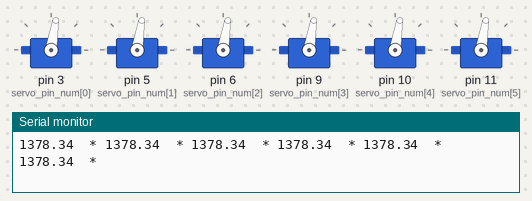
The sketch below on a simulated Arduino Uno, built with avr-gcc and run on an emulated ATmega328P. Parts: 6 × servo, the last lines printed to the serial monitor.

Above: at 4.05 s.
At 26.65 s:
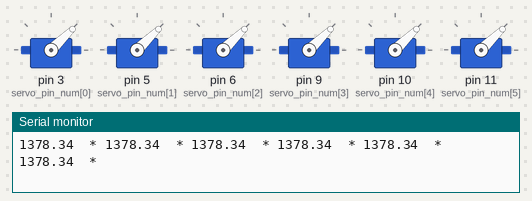
Timing chart, 0 to 33.5 s (numbered marks = the images above):
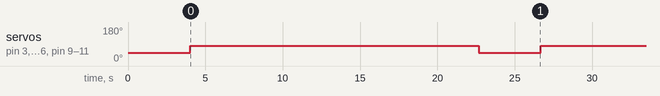

Measured:
- by itself, servo on pin 3 (servo_pin_num[0]), servo on pin 5 (servo_pin_num[1]), servo on pin 6 (servo_pin_num[2]), servo on pin 9 (servo_pin_num[3]), servo on pin 10 (servo_pin_num[4]), servo on pin 11 (servo_pin_num[5]): alternates 81° for 18.7 s and 44° for 4.0 s

The sketch:

circle.ino
```cpp
/*
This program controls the motion of the STEWART PLATFORM and contain its inverse kinematics

*/


// includes the library that Provides an option to use servo motors
#include <Servo.h>

//ref_servo: defining sero's and the final name we will use to refer to our servos in physical structure
Servo ref_servo[6];

//servo_pin_num: an array storing pin number that we are going to assign to the servo mototrs
const int servo_pin_num[] = {3,5,6,9,10,11};

//servo_zero: not Extended position of each servo
const int servo_zero[6]={1000,1000,1000,1000,1000,1000};

/*
low_mpoints: co-ordinate of lower mounting points of ref_servo [x,y,z][ref_servo]
top_mpoints: co-ordinate of upper mounting points of ref_servo [x,y,z][ref_servo]
diff_low_up: diffrence in the co-ordinates of the lower and upper mounting point of ref_servo [dx,dy,dz][ref_servo]
dist_low_up: distance between upper and lower mounting points of the ref_servo [ref_servo distance]


*/
float low_mpoints[3][6], top_mpoints[3][6], diff_low_up[3][6], dist_low_up[6];

/*
    s_width_top: width of the shorter side on the upper base in meters
    l_width_top: width of the longer side on the upper base in meters
    s_width_bottom: width of the shorter side on the lower base in meters
    l_width_bottom: width of the longer side on the lower base in meters
    i_sep: initial sepration between the centers of the lower base and the upper base

*/
float s_width_top=0.020 , l_width_top=0.148 , i_sep=0.020, s_width_bottom=0.020, l_width_bottom=0.154;

//array storing the co-ordinates of the center points of the top base [x,y,z]
float top_center[3]={0.0,0.0,0.13};

// I don't know a shit about what this is :P
float a1[3]={radians(0),radians(0),radians(0)};

// contains the length of the legs returned by in inverseKinematics function
float servo_pos[6];

void setup(){
 Serial.begin(9600);

 /*
     Assigning co-ordinates of the lower/upper mounting points of servos
     origin at the Geometrical center of the base plate
 */
 /*
 //lower mounting points co-ordinate


  low_mpoints[0][0]=-l_width_bottom/2;                                           //ref_servo[1] lower mounting points co-ordinate
  low_mpoints[1][0]=-sqrt(3)*(l_width_bottom + 2*s_width_bottom )/2;
  low_mpoints[2][0]=0;

  low_mpoints[0][1]=-(l_width_bottom + s_width_bottom )/2;                       //ref_servo[2] lower mounting points co-ordinate
  low_mpoints[1][1]=-sqrt(3)*(l_width_bottom - s_width_bottom )/6;               //sir hai "-" sign in between them
  low_mpoints[2][1]=0;

  low_mpoints[0][2]=-s_width_bottom/2;                                           //ref_servo[3] lower mounting points co-ordinate
  low_mpoints[1][2]=sqrt(3)*(2*l_width_bottom + s_width_bottom)/6;
  low_mpoints[2][2]=0;

  low_mpoints[0][3]=s_width_bottom/2;                                            //ref_servo[4] lower mounting points co-ordinate
  low_mpoints[1][3]=sqrt(3)*(2*l_width_bottom + s_width_bottom)/6;
  low_mpoints[2][3]=0;

  low_mpoints[0][4]=(l_width_bottom + s_width_bottom )/2;                        //ref_servo[5] lower mounting points co-ordinate
  low_mpoints[1][4]=-sqrt(3)*(l_width_bottom - s_width_bottom )/6;               //sir hai "-" sign in between them
  low_mpoints[2][4]=0;

  low_mpoints[0][5]=l_width_bottom/2;                                            //ref_servo[6] lower mounting points co-ordinate
  low_mpoints[1][5]=-sqrt(3)*(l_width_bottom + 2*s_width_bottom )/2;
  low_mpoints[2][5]=0;


 //upper mounting points co-ordinate


  top_mpoints[0][0]=-s_width_top/2;                                             //ref_servo[1] top mounting points co-ordinate
  top_mpoints[1][0]= -sqrt(3)*(2*l_width_top + s_width_top)/6;
  low_mpoints[2][0]=0;

  top_mpoints[0][1]=-(l_width_top + s_width_top )/2;                            //ref_servo[2] top mounting points co-ordinate
  top_mpoints[1][1]=sqrt(3)*(l_width_top - s_width_top )/6;                     //sir hai "-" sign in between them
  low_mpoints[2][1]=0;

  top_mpoints[0][2]=-s_width_top/2;                                             //ref_servo[3] top mounting points co-ordinate
  top_mpoints[1][2]=sqrt(3)*(l_width_top + 2*s_width_top )/2;
  low_mpoints[2][2]=0;

  top_mpoints[0][3]=s_width_top/2;                                             //ref_servo[4] top mounting points co-ordinate
  top_mpoints[1][3]=sqrt(3)*(l_width_top + 2*s_width_top )/2;
  low_mpoints[2][3]=0;

  top_mpoints[0][4]=(l_width_top + s_width_top )/2;                            //ref_servo[5] top mounting points co-ordinate
  top_mpoints[1][4]=sqrt(3)*(l_width_top - s_width_top )/6;                    //sir hai "-" sign in between them
  low_mpoints[2][4]=0;

  top_mpoints[0][5]=s_width_top/2;                                            //ref_servo[6] top mounting points co-ordinate
  top_mpoints[1][5]=-sqrt(3)*(2*l_width_top + s_width_top)/6;
  low_mpoints[2][5]=0;
  */
 low_mpoints[0][0] = -l_width_bottom/2;
 low_mpoints[1][0] = -sqrt(3)*(l_width_bottom+2*s_width_bottom)/6;
 low_mpoints[2][0] = 0;

 low_mpoints[0][1] = -l_width_bottom/2-s_width_bottom/2;
 low_mpoints[1][1] = -sqrt(3)*(l_width_bottom-s_width_bottom)/6;
 low_mpoints[2][1] = 0;

 low_mpoints[0][2] = -s_width_bottom/2;
 low_mpoints[1][2] = sqrt(3)*(2*l_width_bottom+s_width_bottom)/6;
 low_mpoints[2][2] = 0;

 low_mpoints[0][3] = s_width_bottom/2;
 low_mpoints[1][3] = sqrt(3)*(2*l_width_bottom+s_width_bottom)/6;
 low_mpoints[2][3] = 0;

 low_mpoints[0][4] = l_width_bottom/2+s_width_bottom/2;
 low_mpoints[1][4] = -sqrt(3)*(l_width_bottom-s_width_bottom)/6;
 low_mpoints[2][4] = 0;

 low_mpoints[0][5] = l_width_bottom/2;
 low_mpoints[1][5] = -sqrt(3)*(l_width_bottom+2*s_width_bottom)/6;
 low_mpoints[2][5] = 0;


 top_mpoints[0][0] = -s_width_top/2;
 top_mpoints[1][0] = -sqrt(3)*(2*l_width_top+s_width_top)/6;
 top_mpoints[2][0] = 0;

 top_mpoints[0][1] = -l_width_top/2-s_width_top/2;
 top_mpoints[1][1] = sqrt(3)*(l_width_top-s_width_top)/6;
 top_mpoints[2][1] = 0;

 top_mpoints[0][2] = -l_width_top/2;
 top_mpoints[1][2] = sqrt(3)*(l_width_top+2*s_width_top)/6;
 top_mpoints[2][2] = 0;

 top_mpoints[0][3] = l_width_top/2;
 top_mpoints[1][3] = sqrt(3)*(l_width_top+2*s_width_top)/6;
 top_mpoints[2][3] = 0;

 top_mpoints[0][4] = l_width_top/2+s_width_top/2;
 top_mpoints[1][4] = sqrt(3)*(l_width_top-s_width_top)/6;
 top_mpoints[2][4] = 0;

 top_mpoints[0][5] = s_width_top/2;
 top_mpoints[1][5] = -sqrt(3)*(2*l_width_top+s_width_top)/6;
 top_mpoints[2][5] = 0;

 /* this loop attaches our physical servos with the specific digital pins in arduino uno board
     attach ref_servo[i] to servo_pin_num[i]  servo 1 -> pin 6
     servo 1 -> pin 6
     servo 2 -> pin 7
     servo 3 -> pin 8
     servo 4 -> pin 9
     servo 5 -> pin 10
     servo 6 -> pin 11
 */
   for(int i=0;i<6;i++){
     ref_servo[i].attach(servo_pin_num[i]);
   }

   setBack();                                                                   //calling function setBack to get it to the no extended state

}


  /*

  */


    void loop(){

      /*
      this code is for circular trajectory of center
      */
      /*
       float r= 0.04  ;                              //radius of the circle

      for(int i=0;i<20;i++){                              //takes the center at (r,0,0.12)
        top_center[0]=r*i/20;

        inverseKinematics();

           for(int i = 0; i < 6; i++){
             ref_servo[i].writeMicroseconds(servo_pos[i]);
            }
            delay(200);
      }
       */

      for(int i=0;i<360;i+=4){

          top_center[0]=0;//r*cos(i*3.14159/180);                 //x-coordinate of the center
          top_center[1]=0;//r*sin(i*3.14159/180);                //y-coordinate of the center
          top_center[2]=0.13;                            //z-coordinate of the center
          a1[0]=0;
          a1[1]=0;
          a1[2]=0;

          inverseKinematics();

           for(int i = 0; i < 6; i++){
             ref_servo[i].writeMicroseconds(servo_pos[i]);
            }
            delay(200);

      }
          setBack();
    }


/*
This function takes all the servo's back to the initial stage
i.e a state in which none of the arms is extended
*/
  void setBack(){
    for(int i=0;i<6;i++){                                    // This loop set's servo's back to not extended position
      ref_servo[i].writeMicroseconds(servo_zero[i]);
    }
    delay(4000);                                         //Gives servos time to get back to initial stage
  }


   // Not written by me , Idon't know shit about this, just modified it to work with my code

   void inverseKinematics()
{
float rx1[3][3], ry1[3][3],rz1[3][3];
//Rotation Matrices
rx1[0][0]=1;
rx1[0][1]=0;
rx1[0][2]=0;
rx1[1][0]=0;
rx1[1][1]= cos(a1[0]);
rx1[1][2]= -sin(a1[0]);
rx1[2][0]=0;
rx1[2][1]= sin(a1[0]);
rx1[2][2]= cos(a1[0]);


ry1[0][0]=cos(a1[1]);
ry1[0][1]= 0;
ry1[0][2]=sin(a1[1]);
ry1[1][0]=0;
ry1[1][1]=1;
ry1[1][2]=0;
ry1[2][0]= -sin(a1[1]);
ry1[2][1]=0;
ry1[2][2]= cos(a1[1]);


rz1[0][0]=cos(a1[2]);
rz1[0][1]=-sin(a1[2]);
rz1[0][2]=0;
rz1[1][0]=sin(a1[2]);
rz1[1][1]= cos(a1[2]);
rz1[1][2]=0;
rz1[2][0]=0;
rz1[2][1]=0;
rz1[2][2]=1;

float r1[3][3],ri1[3][3];

int i=0;
int j=0;
int k=0;
for(i=0;i<3;i++)
{for (j=0;j<3;j++)
ri1[i][j]=0;
}

for(i=0;i<3;i++)
{for (j=0;j<3;j++)
{for(k=0;k<3;k++)
{ ri1[i][j]+=ry1[i][k]*rx1[k][j];
}}}


i=0;
j=0;
k=0;

for(i=0;i<3;i++)
{for (j=0;j<3;j++)
r1[i][j]=0;
}
for(i=0;i<3;i++)
{for (j=0;j<3;j++)
{for(k=0;k<3;k++)
 {r1[i][j]+=rz1[i][k]*ri1[k][j];
}}}
/*
Serial.print(r1[0][0]);
Serial.print(r1[0][1]);
Serial.print(r1[0][2]);
Serial.print(r1[1][0]);
Serial.print(r1[1][1]);
Serial.print(r1[1][2]);
Serial.print(r1[2][0]);
Serial.print(r1[2][1]);
Serial.print(r1[2][2]);
*/
//reference frame
float ppf[3][6];
i=0;
j=0;
k=0;
for(i=0;i<3;i++)
{for (j=0;j<6;j++)
ppf[i][j]=0;
}

for(i=0;i<3;i++)
{for (j=0;j<6;j++)
{for(k=0;k<3;k++)
{ppf[i][j]+=r1[i][k]*top_mpoints[k][j];
}}
}

for(i=0;i<3;i++)
{for (j=0;j<6;j++)
 ppf[i][j]=ppf[i][j]+top_center[i];
 // Serial.print(top_center[i]);
  // Serial.print("  *  ");
}

for(int i = 0; i < 6; i++)
 {
 diff_low_up[0][i] = low_mpoints[0][i] - ppf[0][i];
 diff_low_up[1][i] = low_mpoints[1][i] - ppf[1][i];
 diff_low_up[2][i] = low_mpoints[2][i] - ppf[2][i];
 dist_low_up[i] = sqrt(diff_low_up[0][i]*diff_low_up[0][i] + diff_low_up[1][i]*diff_low_up[1][i] + diff_low_up[2][i]*diff_low_up[2][i]) ;
 servo_pos[i] =  1000 + ((dist_low_up[i]-0.130)/(0.184-0.130)) * ( 2000 - 1000 ) ;
Serial.print(servo_pos[i]);
 Serial.print("  * ");
 }
 Serial.print("\n");

}
```
